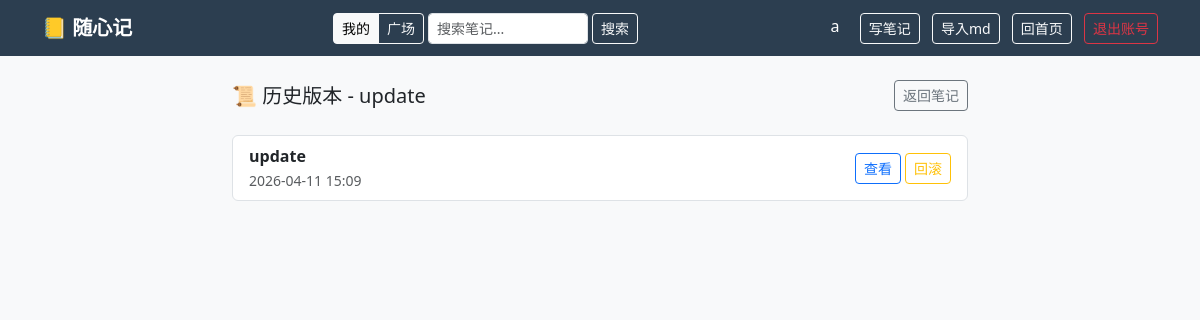
Page /notes/9/history (signed in) on the earlier database version.
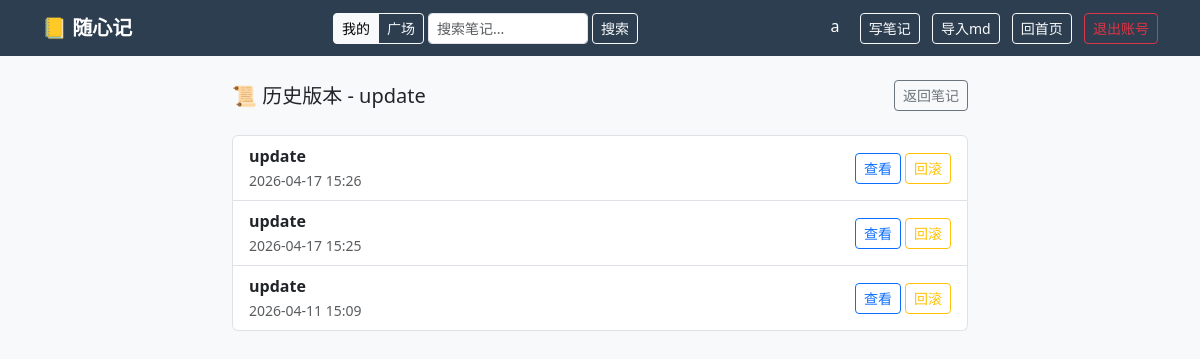
Same page on the later database version.
### app.py (models this page shows)
class User(UserMixin, db.Model):
    id       = db.Column(db.Integer, primary_key=True)
    username = db.Column(db.String(80), unique=True, nullable=False)
    password = db.Column(db.String(200), nullable=False)
    notes    = db.relationship('Note', backref='author', lazy=True)
    comments = db.relationship('Comment', backref='author', lazy=True)

class Note(db.Model):
    id         = db.Column(db.Integer, primary_key=True)
    title      = db.Column(db.String(200), nullable=False)
    content    = db.Column(db.Text, nullable=False)
    created_at = db.Column(db.DateTime, default=datetime.utcnow)
    updated_at = db.Column(db.DateTime, default=datetime.utcnow)  # 手动在 edit 时刷新
    user_id    = db.Column(db.Integer, db.ForeignKey('user.id'), nullable=False)
    folder_id  = db.Column(db.Integer, db.ForeignKey('folder.id'), nullable=True)
    is_public  = db.Column(db.Boolean, default=False)
    is_deleted = db.Column(db.Boolean, default=False)
    deleted_at = db.Column(db.DateTime, nullable=True)
    tags       = db.relationship('Tag', secondary=note_tags, backref='notes')
    comments   = db.relationship('Comment', backref='note', lazy=True, order_by='Comment.created_at.desc()', cascade='all, delete-orphan')
    versions   = db.relationship('NoteVersion', backref='note', lazy=True, order_by='NoteVersion.created_at.desc()', cascade='all, delete-orphan')

class NoteVersion(db.Model):
    id            = db.Column(db.Integer, primary_key=True)
    note_id       = db.Column(db.Integer, db.ForeignKey('note.id'), nullable=False)
    title         = db.Column(db.String(200), nullable=False)
    content       = db.Column(db.Text, nullable=False)
    tags_snapshot = db.Column(db.Text, nullable=True)
    created_at    = db.Column(db.DateTime, default=datetime.utcnow)

### app.py (the view)
@app.route('/notes/<int:note_id>/history')
@login_required
def note_history(note_id):
    note = get_or_404(Note, note_id)
    versions = NoteVersion.query.filter_by(note_id=note_id).order_by(NoteVersion.created_at.desc()).all()
    return render_template('note_history.html', note=note, versions=versions)

### app.py (called while the page is built)
@app.template_filter('local_time')
def local_time(dt):
    if dt is None:
        return ''
    beijing = timezone(timedelta(hours=8))
    return dt.replace(tzinfo=timezone.utc).astimezone(beijing).strftime('%Y-%m-%d %H:%M')

def get_or_404(model, pk):
    obj = db.session.get(model, pk)
    if obj is None:
        from flask import abort
        abort(404)
    return obj

@login_manager.user_loader
def load_user(user_id):
    return db.session.get(User, int(user_id))

### templates/note_history.html (shortened to what this page needs)
{% extends 'base.html' %}
{% block content %}
<div class="row justify-content-center">
    <div class="col-md-8">
        <div class="d-flex justify-content-between align-items-center mb-4">
            <h5 class="mb-0">📜 历史版本 - {{ note.title }}</h5>
            <a href="/notes/{{ note.id }}" class="btn btn-sm btn-outline-secondary">返回笔记</a>
        </div>
        {% if versions %}
        <div class="list-group">
            {% for v in versions %}
            <div class="list-group-item list-group-item-action d-flex justify-content-between align-items-center">
                <div>
                    <strong>{{ v.title }}</strong>
                    <br>
                    <small class="text-muted">{{ v.created_at | local_time }}</small>
                </div>
                <div class="d-flex gap-1">
                    <a href="/notes/{{ note.id }}/history/{{ v.id }}" class="btn btn-sm btn-outline-primary">查看</a>
                    <form method="POST" action="/notes/{{ note.id }}/history/{{ v.id }}/rollback"
                          onsubmit="return confirm('回滚到此版本？当前内容将保存为新版本。')">
                        <button type="submit" class="btn btn-sm btn-outline-warning">回滚</button>
                    </form>
                </div>
            </div>
            {% endfor %}
        </div>
        {% else %}
        <div class="card p-4 text-center text-muted">
            <p>暂无历史版本</p>
            <p class="small">编辑笔记后会自动保存历史版本</p>
        </div>
        {% endif %}
    </div>
</div>
{% endblock %}

### templates/base.html (shortened to what this page needs)
<!DOCTYPE html>
<html>
<head>
    <link href="https://cdn.jsdelivr.net/npm/bootstrap@5.3.0/dist/css/bootstrap.min.css" rel="stylesheet">
    <link rel="stylesheet" href="https://cdn.jsdelivr.net/npm/easymde/dist/easymde.min.css">
</head>
<body>
    <nav class="navbar navbar-dark mb-4">
        <div class="container">
            <a class="navbar-brand fw-bold" href="/">📒 随心记</a>
            {% if current_user.is_authenticated %}
            <form class="d-flex align-items-center me-2" method="GET" action="/search" id="navSearchForm">
                <div class="btn-group btn-group-sm me-1" role="group">
                    <label class="btn btn-outline-light" for="nav-scope-mine">我的</label>
                    <label class="btn btn-outline-light" for="nav-scope-plaza">广场</label>
                </div>
                <input type="text" name="q" class="form-control form-control-sm me-1" placeholder="搜索笔记..." style="width:160px">
                <button type="submit" class="btn btn-sm btn-outline-light">搜索</button>
            </form>
            <div>
                <a href="/profile" class="text-white text-decoration-none me-3">{{ current_user.username }}</a>
                <a href="/notes/new" class="btn btn-sm btn-outline-light me-2">写笔记</a>
                <form method="POST" action="/notes/import" enctype="multipart/form-data" class="d-inline">
                    <label class="btn btn-sm btn-outline-light me-2">
                        导入md
                    </label>
                </form>
                <a href="/" class="btn btn-sm btn-outline-light me-2"> 回首页</a>
                <a href="/logout" class="btn btn-sm btn-outline-danger" onclick="return confirm('确定要退出账号吗？')">退出账号</a>
            </div>
            {% endif %}
        </div>
    </nav>
    <div class="container">
        {% block content %}{% endblock %}
    </div>
</body>
</html>

### templates/base.html (style rules this page uses)
body { background-color: #f8f9fa; }
.navbar { background-color: #2c3e50 !important; }

Differences in the rows shown:
added NoteVersion: title "update", created_at|local_time "2026-04-17 15:26"
added NoteVersion: title "update", created_at|local_time "2026-04-17 15:25"
